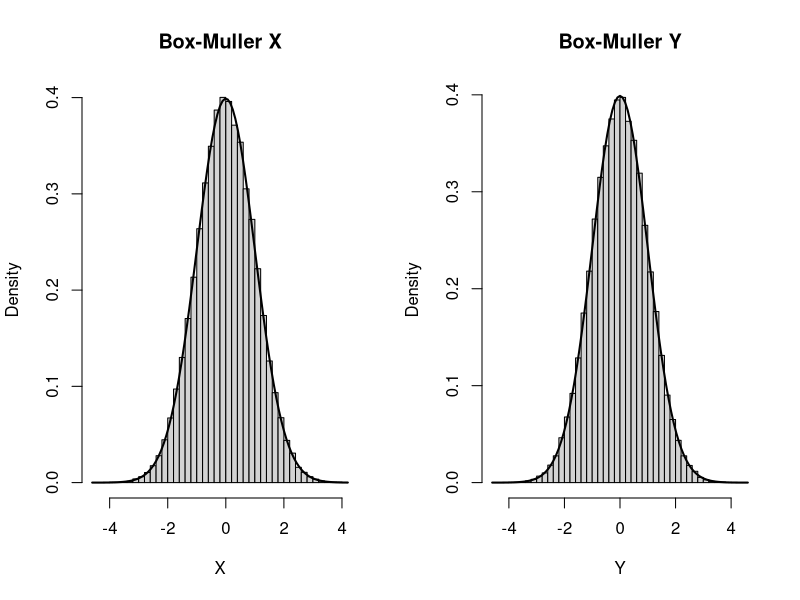
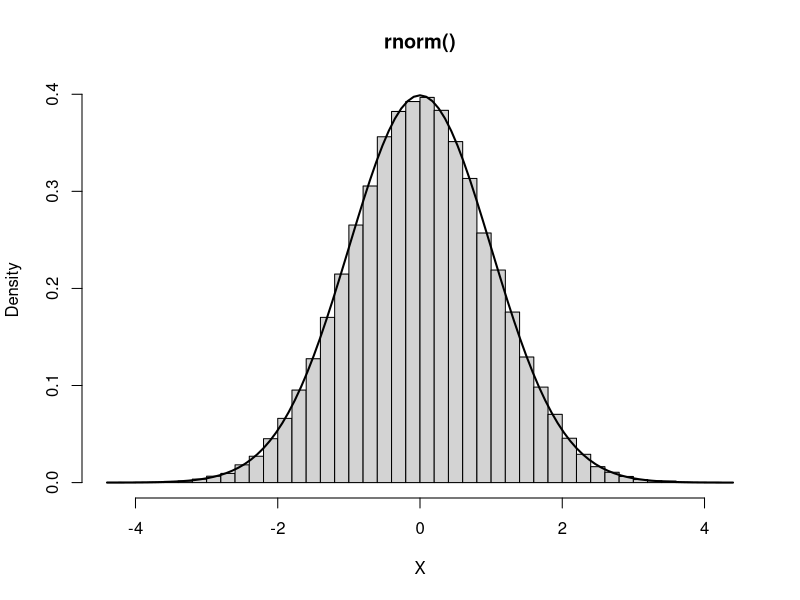
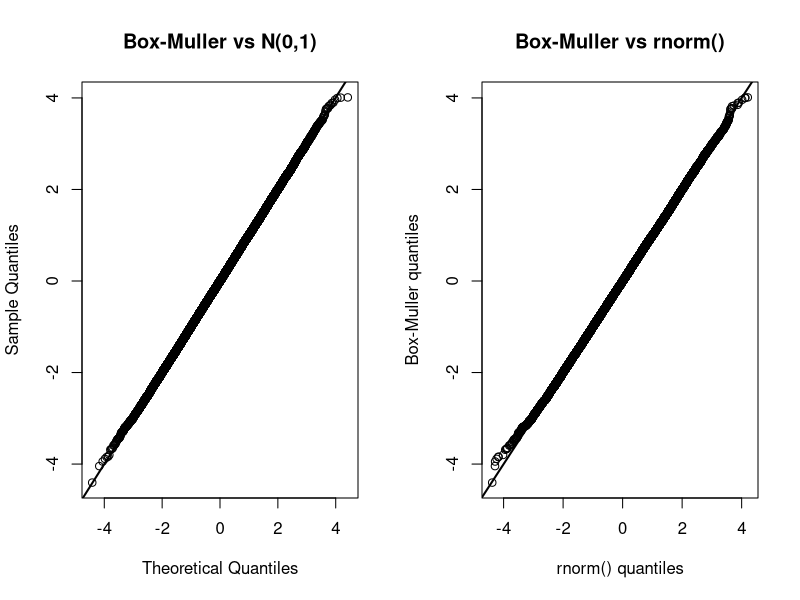
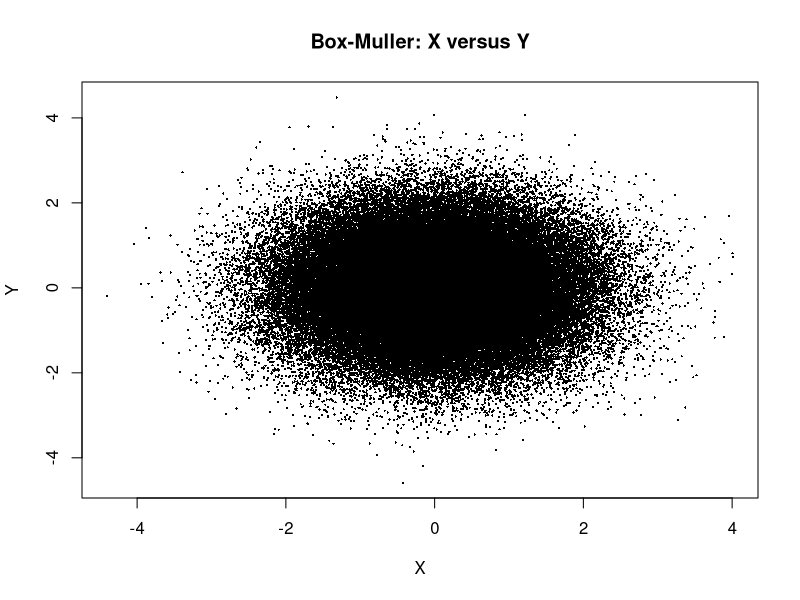
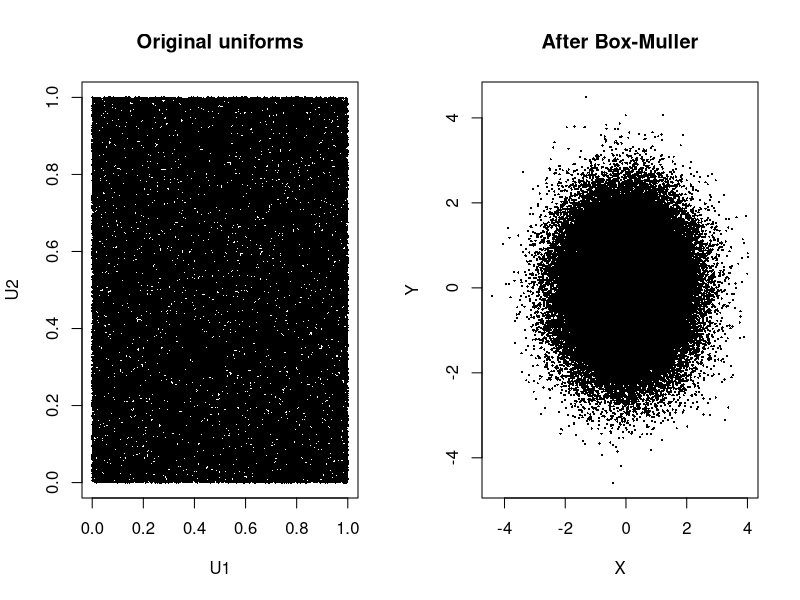

The R source for these figures, in order:
# Session 2 — Sampling Distributions
# 03. BOX-MULLER ALGORITHM
#
# Generate U1,U2 iid Uniform(0,1)
# R = sqrt(-2 log U1)
# theta = 2*pi*U2
# X = R cos(theta), Y = R sin(theta)
#
# Then X and Y are independent N(0,1).

set.seed(123)

B <- 100000

U1 <- runif(B)
U2 <- runif(B)

R <- sqrt(-2*log(U1))
theta <- 2*pi*U2

X_box <- R*cos(theta)
Y_box <- R*sin(theta)

# ------------------------------------------------------------
# 1. Basic moment checks
# ------------------------------------------------------------

cat("Box-Muller X: mean =",mean(X_box)," SD =",sd(X_box),"\n")
cat("Box-Muller Y: mean =",mean(Y_box)," SD =",sd(Y_box),"\n")

# ------------------------------------------------------------
# 2. Compare with theoretical N(0,1)
# ------------------------------------------------------------

par(mfrow=c(1,2))

hist(X_box, breaks=60, probability=TRUE,
     main="Box-Muller X", xlab="X")
curve(dnorm(x), add=TRUE, lwd=2)

hist(Y_box, breaks=60, probability=TRUE,
     main="Box-Muller Y", xlab="Y")
curve(dnorm(x), add=TRUE, lwd=2)

par(mfrow=c(1,1))

# ------------------------------------------------------------
# 3. Generate normals using rnorm()
# ------------------------------------------------------------

X_rnorm <- rnorm(B)

hist(X_rnorm, breaks=60, probability=TRUE,
     main="rnorm()", xlab="X")
curve(dnorm(x), add=TRUE, lwd=2)

# ------------------------------------------------------------
# 4. Q-Q comparisons
# ------------------------------------------------------------

par(mfrow=c(1,2))

qqnorm(X_box, main="Box-Muller vs N(0,1)")
qqline(X_box, lwd=2)

qqplot(X_rnorm, X_box,
       main="Box-Muller vs rnorm()",
       xlab="rnorm() quantiles",
       ylab="Box-Muller quantiles")
abline(0,1,lwd=2)

par(mfrow=c(1,1))

# ------------------------------------------------------------
# 5. Compare moments and quantiles
# ------------------------------------------------------------

cat("\nMoment comparison\n")
print(c(mean=mean(X_box), SD=sd(X_box), variance=var(X_box)))
print(c(mean=mean(X_rnorm), SD=sd(X_rnorm), variance=var(X_rnorm)))
print(c(mean=0, SD=1, variance=1))

probs <- c(.001,.01,.05,.25,.50,.75,.95,.99,.999)

comparison <- rbind(
  Box_Muller=quantile(X_box,probs),
  rnorm=quantile(X_rnorm,probs),
  theoretical=qnorm(probs)
)

print(comparison)

# ------------------------------------------------------------
# 6. Compare statistically
#
# With B=100,000, formal tests can detect tiny numerical
# differences. Use them as demonstrations, not as proof.
# ------------------------------------------------------------

cat("\nOne-sample tests for Box-Muller X\n")
print(t.test(X_box, mu=0))

# KS test against N(0,1)
print(ks.test(X_box, "pnorm"))

# Direct two-sample comparison
cat("\nTwo-sample KS comparison: Box-Muller vs rnorm()\n")
print(ks.test(X_box, X_rnorm))

# ------------------------------------------------------------
# 7. Independence of X and Y
# ------------------------------------------------------------

cat("\nCorrelation X,Y:",cor(X_box,Y_box),"\n")

plot(X_box,Y_box,
     pch=16, cex=.3,
     main="Box-Muller: X versus Y",
     xlab="X", ylab="Y")

# ------------------------------------------------------------
# 8. Visualize the transformation
# ------------------------------------------------------------

par(mfrow=c(1,2))

plot(U1,U2,pch=16,cex=.3,
     main="Original uniforms",
     xlab="U1", ylab="U2")

plot(X_box,Y_box,pch=16,cex=.3,
     main="After Box-Muller",
     xlab="X", ylab="Y")

par(mfrow=c(1,1))

# Hands-on:
# 1. Change B.
# 2. Change the random seed.
# 3. Compare selected quantiles.
# 4. Explain the circular shape of (X,Y).
# 5. Explain why two uniforms produce two normals.
